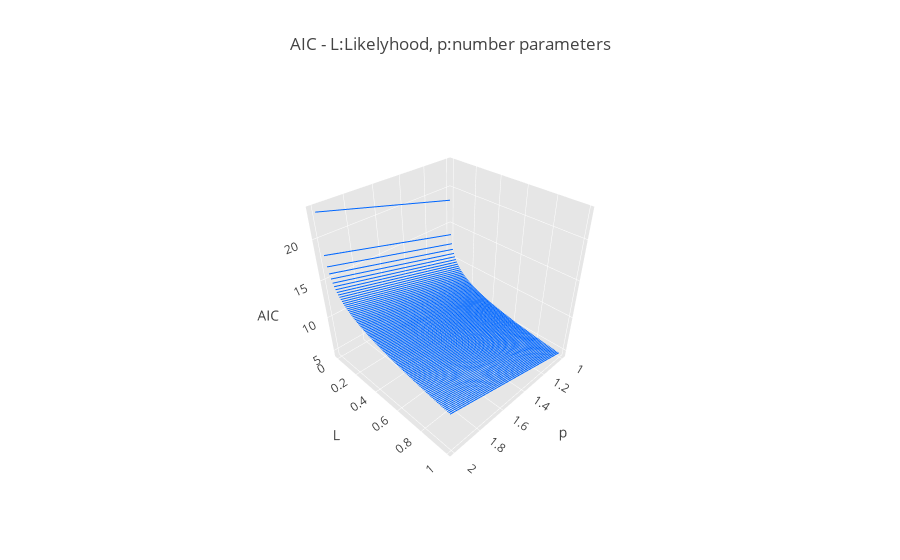

Notebook code cell kept with this figure:
### Code cell
fig2 = plotly_3d_functions(bic, np.arange(1, 3, 1), np.arange(.001, 1, .01), 
                           title='AIC - L:Likelyhood, p:number parameters',
                           xaxis_title='p', yaxis_title='L', zaxis_title='AIC')
iplot(fig2)

### Figure 1 — Plotly figure (JSON) as saved in the notebook; plotly's stock layout.template omitted (floating-point values rounded to 4 significant figures)
{"data": [{"line": {"color": "#0066FF", "width": 2}, "mode": "lines", "type": "scatter3d", "uid": "5d348147-6e1d-4011-84cc-b73b4a4271b2", "x": [1, 2], "y": [0.001, 0.001], "z": [18.42, 23.03]}, {"line": {"color": "#0066FF", "width": 2}, "mode": "lines", "type": "scatter3d", "uid": "6b509b8f-a547-4445-9fc3-e490445619fd", "x": [1, 2], "y": [0.011, 0.011], "z": [13.62, 18.23]}, {"line": {"color": "#0066FF", "width": 2}, "mode": "lines", "type": "scatter3d", "uid": "d8689b69-4b37-4a8c-b801-7422f7e21c8a", "x": [1, 2], "y": [0.021, 0.021], "z": [12.33, 16.94]}, {"line": {"color": "#0066FF", "width": 2}, "mode": "lines", "type": "scatter3d", "uid": "31ff4073-3f31-41ac-8817-a984b1e238f9", "x": [1, 2], "y": [0.031, 0.031], "z": [11.55, 16.16]}, {"line": {"color": "#0066FF", "width": 2}, "mode": "lines", "type": "scatter3d", "uid": "63e48006-b0e3-4aaf-8953-3bcf8182cf27", "x": [1, 2], "y": [0.041, 0.041], "z": [10.99, 15.6]}, {"line": {"color": "#0066FF", "width": 2}, "mode": "lines", "type": "scatter3d", "uid": "2cfdcecd-2266-4b7f-8881-a258c5531032", "x": [1, 2], "y": [0.051, 0.051], "z": [10.56, 15.16]}, {"line": {"color": "#0066FF", "width": 2}, "mode": "lines", "type": "scatter3d", "uid": "cf20b066-b917-4b8c-95de-6c41366e32af", "x": [1, 2], "y": [0.061, 0.061], "z": [10.2, 14.8]}, {"line": {"color": "#0066FF", "width": 2}, "mode": "lines", "type": "scatter3d", "uid": "89e897b6-dea3-41ac-a378-f11ad2b1cbb5", "x": [1, 2], "y": [0.071, 0.071], "z": [9.895, 14.5]}, {"line": {"color": "#0066FF", "width": 2}, "mode": "lines", "type": "scatter3d", "uid": "ad7e16c5-e1e5-4bf9-ad79-95418fee52c0", "x": [1, 2], "y": [0.081, 0.081], "z": [9.632, 14.24]}, {"line": {"color": "#0066FF", "width": 2}, "mode": "lines", "type": "scatter3d", "uid": "3a25c2b3-57e4-48da-a33b-8086c0916a45", "x": [1, 2], "y": [0.091, 0.091], "z": [9.399, 14.0]}, {"line": {"color": "#0066FF", "width": 2}, "mode": "lines", "type": "scatter3d", "uid": "774c9eee-737e-4740-a01c-a24a14b0d8ea", "x": [1, 2], "y": [0.101, 0.101], "z": [9.19, 13.8]}, {"line": {"color": "#0066FF", "width": 2}, "mode": "lines", "type": "scatter3d", "uid": "3e4cb8be-8851-4efd-a993-3274d4f27d0f", "x": [1, 2], "y": [0.111, 0.111], "z": [9.002, 13.61]}, {"line": {"color": "#0066FF", "width": 2}, "mode": "lines", "type": "scatter3d", "uid": "2f9b29de-b068-4f5a-83a9-6aa419541cd9", "x": [1, 2], "y": [0.121, 0.121], "z": [8.829, 13.43]}, {"line": {"color": "#0066FF", "width": 2}, "mode": "lines", "type": "scatter3d", "uid": "af30e207-06e6-4ce0-9ca1-ab25c63de05c", "x": [1, 2], "y": [0.131, 0.131], "z": [8.67, 13.28]}, {"line": {"color": "#0066FF", "width": 2}, "mode": "lines", "type": "scatter3d", "uid": "6bc64dac-1781-4d1e-a32a-fbad3ca63d7f", "x": [1, 2], "y": [0.141, 0.141], "z": [8.523, 13.13]}, {"line": {"color": "#0066FF", "width": 2}, "mode": "lines", "type": "scatter3d", "uid": "ce4b7359-46c3-4fe9-880d-3c70e0f6cadc", "x": [1, 2], "y": [0.151, 0.151], "z": [8.386, 12.99]}, {"line": {"color": "#0066FF", "width": 2}, "mode": "lines", "type": "scatter3d", "uid": "d1740f8f-bdde-444d-8b34-57aaebaf17c9", "x": [1, 2], "y": [0.161, 0.161], "z": [8.258, 12.86]}, {"line": {"color": "#0066FF", "width": 2}, "mode": "lines", "type": "scatter3d", "uid": "4416caf6-5a8d-448c-bf18-af38aafe40c1", "x": [1, 2], "y": [0.171, 0.171], "z": [8.137, 12.74]}, {"line": {"color": "#0066FF", "width": 2}, "mode": "lines", "type": "scatter3d", "uid": "c1f4ad22-0fb5-40b8-b9e3-b9d17e973932", "x": [1, 2], "y": [0.181, 0.181], "z": [8.024, 12.63]}, {"line": {"color": "#0066FF", "width": 2}, "mode": "lines", "type": "scatter3d", "uid": "0f416069-f9d1-4a96-a2a8-b50822200877", "x": [1, 2], "y": [0.191, 0.191], "z": [7.916, 12.52]}, {"line": {"color": "#0066FF", "width": 2}, "mode": "lines", "type": "scatter3d", "uid": "180a0600-930b-4d85-9af7-b43944cc0741", "x": [1, 2], "y": [0.201, 0.201], "z": [7.814, 12.42]}, {"line": {"color": "#0066FF", "width": 2}, "mode": "lines", "type": "scatter3d", "uid": "229f503a-092e-4d0c-9a9c-004ea5374749", "x": [1, 2], "y": [0.211, 0.211], "z": [7.717, 12.32]}, {"line": {"color": "#0066FF", "width": 2}, "mode": "lines", "type": "scatter3d", "uid": "d932c230-92d9-40e9-812e-ba1984cc2c03", "x": [1, 2], "y": [0.221, 0.221], "z": [7.624, 12.23]}, {"line": {"color": "#0066FF", "width": 2}, "mode": "lines", "type": "scatter3d", "uid": "d6cf4edb-d9ae-4efa-962d-44a45221ea7f", "x": [1, 2], "y": [0.231, 0.231], "z": [7.536, 12.14]}, {"line": {"color": "#0066FF", "width": 2}, "mode": "lines", "type": "scatter3d", "uid": "6fff7164-5f55-47a9-ade7-acb19fa5251d", "x": [1, 2], "y": [0.241, 0.241], "z": [7.451, 12.06]}, {"line": {"color": "#0066FF", "width": 2}, "mode": "lines", "type": "scatter3d", "uid": "dff12ab3-5058-4c0b-af10-c2f958767927", "x": [1, 2], "y": [0.251, 0.251], "z": [7.37, 11.97]}, {"line": {"color": "#0066FF", "width": 2}, "mode": "lines", "type": "scatter3d", "uid": "bc379c43-5779-4d69-918f-211c91cc2ade", "x": [1, 2], "y": [0.261, 0.261], "z": [7.292, 11.9]}, {"line": {"color": "#0066FF", "width": 2}, "mode": "lines", "type": "scatter3d", "uid": "eda1be21-d4c4-407d-bb08-14c8b27793ff", "x": [1, 2], "y": [0.271, 0.271], "z": [7.216, 11.82]}, {"line": {"color": "#0066FF", "width": 2}, "mode": "lines", "type": "scatter3d", "uid": "085b819e-1854-41d5-b97b-1691da939023", "x": [1, 2], "y": [0.281, 0.281], "z": [7.144, 11.75]}, {"line": {"color": "#0066FF", "width": 2}, "mode": "lines", "type": "scatter3d", "uid": "78aa8185-14cd-4bd7-b97b-f5a07b413cdc", "x": [1, 2], "y": [0.291, 0.291], "z": [7.074, 11.68]}, {"line": {"color": "#0066FF", "width": 2}, "mode": "lines", "type": "scatter3d", "uid": "e06fc6e5-726f-4f91-98d1-dbd9438a2176", "x": [1, 2], "y": [0.301, 0.301], "z": [7.006, 11.61]}, {"line": {"color": "#0066FF", "width": 2}, "mode": "lines", "type": "scatter3d", "uid": "1d2196d9-3d79-426d-9a0c-78bb4e06e920", "x": [1, 2], "y": [0.311, 0.311], "z": [6.941, 11.55]}, {"line": {"color": "#0066FF", "width": 2}, "mode": "lines", "type": "scatter3d", "uid": "ac0c4cac-7a8a-46f6-971c-56d37a753652", "x": [1, 2], "y": [0.321, 0.321], "z": [6.878, 11.48]}, {"line": {"color": "#0066FF", "width": 2}, "mode": "lines", "type": "scatter3d", "uid": "145b3a54-28b8-4fad-9a2b-dc4ddec57ba0", "x": [1, 2], "y": [0.331, 0.331], "z": [6.816, 11.42]}, {"line": {"color": "#0066FF", "width": 2}, "mode": "lines", "type": "scatter3d", "uid": "1fea2b97-6a9d-4db9-a26e-ba4d4531f5af", "x": [1, 2], "y": [0.341, 0.341], "z": [6.757, 11.36]}, {"line": {"color": "#0066FF", "width": 2}, "mode": "lines", "type": "scatter3d", "uid": "4ad3f5f5-9d58-4b08-ba1f-c0aaf0d39429", "x": [1, 2], "y": [0.351, 0.351], "z": [6.699, 11.3]}, {"line": {"color": "#0066FF", "width": 2}, "mode": "lines", "type": "scatter3d", "uid": "9310c867-0cb5-46f2-b2c9-631311c9eace", "x": [1, 2], "y": [0.361, 0.361], "z": [6.643, 11.25]}, {"line": {"color": "#0066FF", "width": 2}, "mode": "lines", "type": "scatter3d", "uid": "6a3a01e2-6e03-499a-9ed9-b3c7838fefa3", "x": [1, 2], "y": [0.371, 0.371], "z": [6.588, 11.19]}, {"line": {"color": "#0066FF", "width": 2}, "mode": "lines", "type": "scatter3d", "uid": "03ad0134-9e27-414c-8517-3cba801003e0", "x": [1, 2], "y": [0.381, 0.381], "z": [6.535, 11.14]}, {"line": {"color": "#0066FF", "width": 2}, "mode": "lines", "type": "scatter3d", "uid": "2b5309fc-2f70-4e74-a53a-4643943a8476", "x": [1, 2], "y": [0.391, 0.391], "z": [6.483, 11.09]}, {"line": {"color": "#0066FF", "width": 2}, "mode": "lines", "type": "scatter3d", "uid": "bdb61bac-2e8f-472e-9204-25866aedd34b", "x": [1, 2], "y": [0.401, 0.401], "z": [6.433, 11.04]}, {"line": {"color": "#0066FF", "width": 2}, "mode": "lines", "type": "scatter3d", "uid": "3dffa68a-fc0b-48f9-9ab9-7b43b0ba61b5", "x": [1, 2], "y": [0.411, 0.411], "z": [6.383, 10.99]}, {"line": {"color": "#0066FF", "width": 2}, "mode": "lines", "type": "scatter3d", "uid": "ee37b558-8133-48a6-ac21-7bcce9c93f16", "x": [1, 2], "y": [0.421, 0.421], "z": [6.335, 10.94]}, {"line": {"color": "#0066FF", "width": 2}, "mode": "lines", "type": "scatter3d", "uid": "18953c98-9849-4191-a3ed-528d7c4d4957", "x": [1, 2], "y": [0.431, 0.431], "z": [6.288, 10.89]}, {"line": {"color": "#0066FF", "width": 2}, "mode": "lines", "type": "scatter3d", "uid": "33145cc1-14e3-49e3-ab0f-279737519d03", "x": [1, 2], "y": [0.441, 0.441], "z": [6.243, 10.85]}, {"line": {"color": "#0066FF", "width": 2}, "mode": "lines", "type": "scatter3d", "uid": "c344f0cb-a3ed-42fa-bd7f-46b6c275ce9e", "x": [1, 2], "y": [0.451, 0.451], "z": [6.198, 10.8]}, {"line": {"color": "#0066FF", "width": 2}, "mode": "lines", "type": "scatter3d", "uid": "391dace7-1bc0-4aaf-badd-fe0855bf36ae", "x": [1, 2], "y": [0.461, 0.461], "z": [6.154, 10.76]}, {"line": {"color": "#0066FF", "width": 2}, "mode": "lines", "type": "scatter3d", "uid": "137c3c18-1f4f-4a42-9571-f55664babcc8", "x": [1, 2], "y": [0.471, 0.471], "z": [6.111, 10.72]}, {"line": {"color": "#0066FF", "width": 2}, "mode": "lines", "type": "scatter3d", "uid": "e89ae89a-5612-4239-893f-259d22c4b682", "x": [1, 2], "y": [0.481, 0.481], "z": [6.069, 10.67]}, {"line": {"color": "#0066FF", "width": 2}, "mode": "lines", "type": "scatter3d", "uid": "5e01b50d-6722-4c6a-921f-64ebe311c21c", "x": [1, 2], "y": [0.491, 0.491], "z": [6.028, 10.63]}, {"line": {"color": "#0066FF", "width": 2}, "mode": "lines", "type": "scatter3d", "uid": "9d9bc60d-1b28-44db-afec-947d84360f30", "x": [1, 2], "y": [0.501, 0.501], "z": [5.987, 10.59]}, {"line": {"color": "#0066FF", "width": 2}, "mode": "lines", "type": "scatter3d", "uid": "8994a593-1d14-4f8b-a798-6eaa25a5776a", "x": [1, 2], "y": [0.511, 0.511], "z": [5.948, 10.55]}, {"line": {"color": "#0066FF", "width": 2}, "mode": "lines", "type": "scatter3d", "uid": "1270b9e9-6f83-4a49-8c37-8c337e2e9880", "x": [1, 2], "y": [0.521, 0.521], "z": [5.909, 10.51]}, {"line": {"color": "#0066FF", "width": 2}, "mode": "lines", "type": "scatter3d", "uid": "cc255096-6831-42a3-9b7a-482214a4e024", "x": [1, 2], "y": [0.531, 0.531], "z": [5.871, 10.48]}, {"line": {"color": "#0066FF", "width": 2}, "mode": "lines", "type": "scatter3d", "uid": "71486c3b-53f8-43a9-a803-fc71131613ce", "x": [1, 2], "y": [0.541, 0.541], "z": [5.834, 10.44]}, {"line": {"color": "#0066FF", "width": 2}, "mode": "lines", "type": "scatter3d", "uid": "0f939722-b94e-43fd-9c78-dcadb7764494", "x": [1, 2], "y": [0.551, 0.551], "z": [5.797, 10.4]}, {"line": {"color": "#0066FF", "width": 2}, "mode": "lines", "type": "scatter3d", "uid": "383a715a-28e4-4fe3-b12c-ccf7de9456a7", "x": [1, 2], "y": [0.561, 0.561], "z": [5.761, 10.37]}, {"line": {"color": "#0066FF", "width": 2}, "mode": "lines", "type": "scatter3d", "uid": "0e2dcbf6-60bc-4fa0-996f-056b99a88d77", "x": [1, 2], "y": [0.571, 0.571], "z": [5.726, 10.33]}, {"line": {"color": "#0066FF", "width": 2}, "mode": "lines", "type": "scatter3d", "uid": "7143a028-4360-47a8-86a0-91f1927be832", "x": [1, 2], "y": [0.581, 0.581], "z": [5.691, 10.3]}, {"line": {"color": "#0066FF", "width": 2}, "mode": "lines", "type": "scatter3d", "uid": "f168a5f9-12ee-49c8-9b88-16cc28627765", "x": [1, 2], "y": [0.591, 0.591], "z": [5.657, 10.26]}, {"line": {"color": "#0066FF", "width": 2}, "mode": "lines", "type": "scatter3d", "uid": "6e924006-5eb5-4f55-854d-7417ee545a98", "x": [1, 2], "y": [0.601, 0.601], "z": [5.623, 10.23]}, {"line": {"color": "#0066FF", "width": 2}, "mode": "lines", "type": "scatter3d", "uid": "32ecce10-e069-4741-b14f-2b8e138f970e", "x": [1, 2], "y": [0.611, 0.611], "z": [5.59, 10.2]}, {"line": {"color": "#0066FF", "width": 2}, "mode": "lines", "type": "scatter3d", "uid": "75a71816-67d2-4d27-b329-b48d1a5cf4f0", "x": [1, 2], "y": [0.621, 0.621], "z": [5.558, 10.16]}, {"line": {"color": "#0066FF", "width": 2}, "mode": "lines", "type": "scatter3d", "uid": "e2232b3f-ae6e-408a-9452-cb471a865b55", "x": [1, 2], "y": [0.631, 0.631], "z": [5.526, 10.13]}, {"line": {"color": "#0066FF", "width": 2}, "mode": "lines", "type": "scatter3d", "uid": "3b034cee-db91-4c51-bbe5-f0e2794481db", "x": [1, 2], "y": [0.641, 0.641], "z": [5.495, 10.1]}, {"line": {"color": "#0066FF", "width": 2}, "mode": "lines", "type": "scatter3d", "uid": "47808f09-df7a-4f59-9136-696595b3ad99", "x": [1, 2], "y": [0.651, 0.651], "z": [5.464, 10.07]}, {"line": {"color": "#0066FF", "width": 2}, "mode": "lines", "type": "scatter3d", "uid": "46a9de92-4b17-491d-ba94-7e891630a87d", "x": [1, 2], "y": [0.661, 0.661], "z": [5.433, 10.04]}, {"line": {"color": "#0066FF", "width": 2}, "mode": "lines", "type": "scatter3d", "uid": "bcb8cdfe-8a9e-4ca8-aee6-7f68c9923032", "x": [1, 2], "y": [0.671, 0.671], "z": [5.403, 10.01]}, {"line": {"color": "#0066FF", "width": 2}, "mode": "lines", "type": "scatter3d", "uid": "cc4ca29f-a46e-41c3-9b38-9ed9ce14fedc", "x": [1, 2], "y": [0.681, 0.681], "z": [5.374, 9.979]}, {"line": {"color": "#0066FF", "width": 2}, "mode": "lines", "type": "scatter3d", "uid": "c0c87e2a-21dd-43a5-8a6c-78206b4be99e", "x": [1, 2], "y": [0.691, 0.691], "z": [5.344, 9.95]}, {"line": {"color": "#0066FF", "width": 2}, "mode": "lines", "type": "scatter3d", "uid": "b5a66397-81d2-4650-bfcc-d84d3f4e0e48", "x": [1, 2], "y": [0.701, 0.701], "z": [5.316, 9.921]}, {"line": {"color": "#0066FF", "width": 2}, "mode": "lines", "type": "scatter3d", "uid": "e33da85f-a99d-4907-bb76-fcbec0df57aa", "x": [1, 2], "y": [0.711, 0.711], "z": [5.287, 9.893]}, {"line": {"color": "#0066FF", "width": 2}, "mode": "lines", "type": "scatter3d", "uid": "f87a70f4-8a8c-4625-bd60-20da02fa65c0", "x": [1, 2], "y": [0.721, 0.721], "z": [5.259, 9.865]}, {"line": {"color": "#0066FF", "width": 2}, "mode": "lines", "type": "scatter3d", "uid": "81b1b6ac-df5b-4f6d-b351-5d25b903bcf9", "x": [1, 2], "y": [0.731, 0.731], "z": [5.232, 9.837]}, {"line": {"color": "#0066FF", "width": 2}, "mode": "lines", "type": "scatter3d", "uid": "2279875f-0139-49b2-898c-8424160e371a", "x": [1, 2], "y": [0.741, 0.741], "z": [5.205, 9.81]}, {"line": {"color": "#0066FF", "width": 2}, "mode": "lines", "type": "scatter3d", "uid": "9232fb20-8fad-479b-a9b8-c76780faea5e", "x": [1, 2], "y": [0.751, 0.751], "z": [5.178, 9.783]}, {"line": {"color": "#0066FF", "width": 2}, "mode": "lines", "type": "scatter3d", "uid": "aca723e7-e0aa-430d-a89b-1622f4b1f9aa", "x": [1, 2], "y": [0.761, 0.761], "z": [5.151, 9.757]}, {"line": {"color": "#0066FF", "width": 2}, "mode": "lines", "type": "scatter3d", "uid": "aa9b6d6e-2dec-4fd1-b298-0d65f515ae2c", "x": [1, 2], "y": [0.771, 0.771], "z": [5.125, 9.73]}, {"line": {"color": "#0066FF", "width": 2}, "mode": "lines", "type": "scatter3d", "uid": "26b213f6-d50c-4a0e-b85b-ef2c08687e60", "x": [1, 2], "y": [0.781, 0.781], "z": [5.1, 9.705]}, {"line": {"color": "#0066FF", "width": 2}, "mode": "lines", "type": "scatter3d", "uid": "50edb5d3-245a-468b-a77f-133de8e54978", "x": [1, 2], "y": [0.791, 0.791], "z": [5.074, 9.679]}, {"line": {"color": "#0066FF", "width": 2}, "mode": "lines", "type": "scatter3d", "uid": "33386f4c-800c-40c2-bef9-2af1bb87d99d", "x": [1, 2], "y": [0.801, 0.801], "z": [5.049, 9.654]}, {"line": {"color": "#0066FF", "width": 2}, "mode": "lines", "type": "scatter3d", "uid": "9098c9c3-5f5c-4f90-8775-59214f0ba688", "x": [1, 2], "y": [0.811, 0.811], "z": [5.024, 9.629]}, {"line": {"color": "#0066FF", "width": 2}, "mode": "lines", "type": "scatter3d", "uid": "42497935-dc93-4bfa-84aa-c41b59003a60", "x": [1, 2], "y": [0.821, 0.821], "z": [5.0, 9.605]}, {"line": {"color": "#0066FF", "width": 2}, "mode": "lines", "type": "scatter3d", "uid": "fe974155-cfdd-4105-8afb-a00fb67b59b9", "x": [1, 2], "y": [0.831, 0.831], "z": [4.975, 9.581]}, {"line": {"color": "#0066FF", "width": 2}, "mode": "lines", "type": "scatter3d", "uid": "499c3233-fcc1-4790-bfe0-573c7c15139c", "x": [1, 2], "y": [0.841, 0.841], "z": [4.951, 9.557]}, {"line": {"color": "#0066FF", "width": 2}, "mode": "lines", "type": "scatter3d", "uid": "4f06943c-e3e4-4809-bd54-a3f725549402", "x": [1, 2], "y": [0.851, 0.851], "z": [4.928, 9.533]}, {"line": {"color": "#0066FF", "width": 2}, "mode": "lines", "type": "scatter3d", "uid": "728a957b-3f6f-4639-9f12-78856e7bc023", "x": [1, 2], "y": [0.861, 0.861], "z": [4.904, 9.51]}, {"line": {"color": "#0066FF", "width": 2}, "mode": "lines", "type": "scatter3d", "uid": "97c1a68c-b415-41cf-827b-a1f46b2fc679", "x": [1, 2], "y": [0.871, 0.871], "z": [4.881, 9.487]}, {"line": {"color": "#0066FF", "width": 2}, "mode": "lines", "type": "scatter3d", "uid": "f019b291-2f12-41e9-aa10-6390554ed81d", "x": [1, 2], "y": [0.881, 0.881], "z": [4.859, 9.464]}, {"line": {"color": "#0066FF", "width": 2}, "mode": "lines", "type": "scatter3d", "uid": "ec8bdfbd-9678-4cf0-8de0-568dd9773a4b", "x": [1, 2], "y": [0.891, 0.891], "z": [4.836, 9.441]}, {"line": {"color": "#0066FF", "width": 2}, "mode": "lines", "type": "scatter3d", "uid": "1ca852e5-1c10-4b7b-911b-02286548cd71", "x": [1, 2], "y": [0.901, 0.901], "z": [4.814, 9.419]}, {"line": {"color": "#0066FF", "width": 2}, "mode": "lines", "type": "scatter3d", "uid": "eda12b89-86bc-4fa0-a1f5-6f136cf62566", "x": [1, 2], "y": [0.911, 0.911], "z": [4.792, 9.397]}, {"line": {"color": "#0066FF", "width": 2}, "mode": "lines", "type": "scatter3d", "uid": "35c9d17f-c553-4101-b123-3b82a7cd35ea", "x": [1, 2], "y": [0.921, 0.921], "z": [4.77, 9.375]}, {"line": {"color": "#0066FF", "width": 2}, "mode": "lines", "type": "scatter3d", "uid": "a3bb3c43-115c-4b85-b4c3-94b807f127cb", "x": [1, 2], "y": [0.931, 0.931], "z": [4.748, 9.353]}, {"line": {"color": "#0066FF", "width": 2}, "mode": "lines", "type": "scatter3d", "uid": "e766d05f-4fe2-4236-81d2-78bb6aead149", "x": [1, 2], "y": [0.941, 0.941], "z": [4.727, 9.332]}, {"line": {"color": "#0066FF", "width": 2}, "mode": "lines", "type": "scatter3d", "uid": "7f790f4a-8f09-4892-bc1f-cf48cea1d7b6", "x": [1, 2], "y": [0.951, 0.951], "z": [4.706, 9.311]}, {"line": {"color": "#0066FF", "width": 2}, "mode": "lines", "type": "scatter3d", "uid": "f297f213-a3f3-4e16-950d-c2fe55d5a15d", "x": [1, 2], "y": [0.961, 0.961], "z": [4.685, 9.29]}, {"line": {"color": "#0066FF", "width": 2}, "mode": "lines", "type": "scatter3d", "uid": "920b839e-b393-4ffd-a468-bce7c41af5a2", "x": [1, 2], "y": [0.971, 0.971], "z": [4.664, 9.269]}, {"line": {"color": "#0066FF", "width": 2}, "mode": "lines", "type": "scatter3d", "uid": "f0711d90-70f1-46c4-a45a-b9719baba756", "x": [1, 2], "y": [0.981, 0.981], "z": [4.644, 9.249]}, {"line": {"color": "#0066FF", "width": 2}, "mode": "lines", "type": "scatter3d", "uid": "cacd9d1f-878f-4039-8679-5eb6a599225b", "x": [1, 2], "y": [0.991, 0.991], "z": [4.623, 9.228]}], "layout": {"autosize": true, "scene": {"aspectmode": "auto", "aspectratio": {"x": 1, "y": 1, "z": 1}, "camera": {"center": {"x": 0, "y": 0, "z": 0}, "eye": {"x": 1.464, "y": 1.464, "z": 1.464}, "projection": {"type": "perspective"}, "up": {"x": 0, "y": 0, "z": 1}}, "xaxis": {"backgroundcolor": "rgb(230, 230,230)", "gridcolor": "rgb(255, 255, 255)", "showbackground": true, "title": {"text": "p"}, "type": "linear", "zerolinecolor": "rgb(255, 255, 255)"}, "yaxis": {"backgroundcolor": "rgb(230, 230,230)", "gridcolor": "rgb(255, 255, 255)", "showbackground": true, "title": {"text": "L"}, "type": "linear", "zerolinecolor": "rgb(255, 255, 255)"}, "zaxis": {"backgroundcolor": "rgb(230, 230,230)", "gridcolor": "rgb(255, 255, 255)", "showbackground": true, "title": {"text": "AIC"}, "type": "linear", "zerolinecolor": "rgb(255, 255, 255)"}}, "showlegend": false, "title": {"text": "AIC - L:Likelyhood, p:number parameters"}}}
